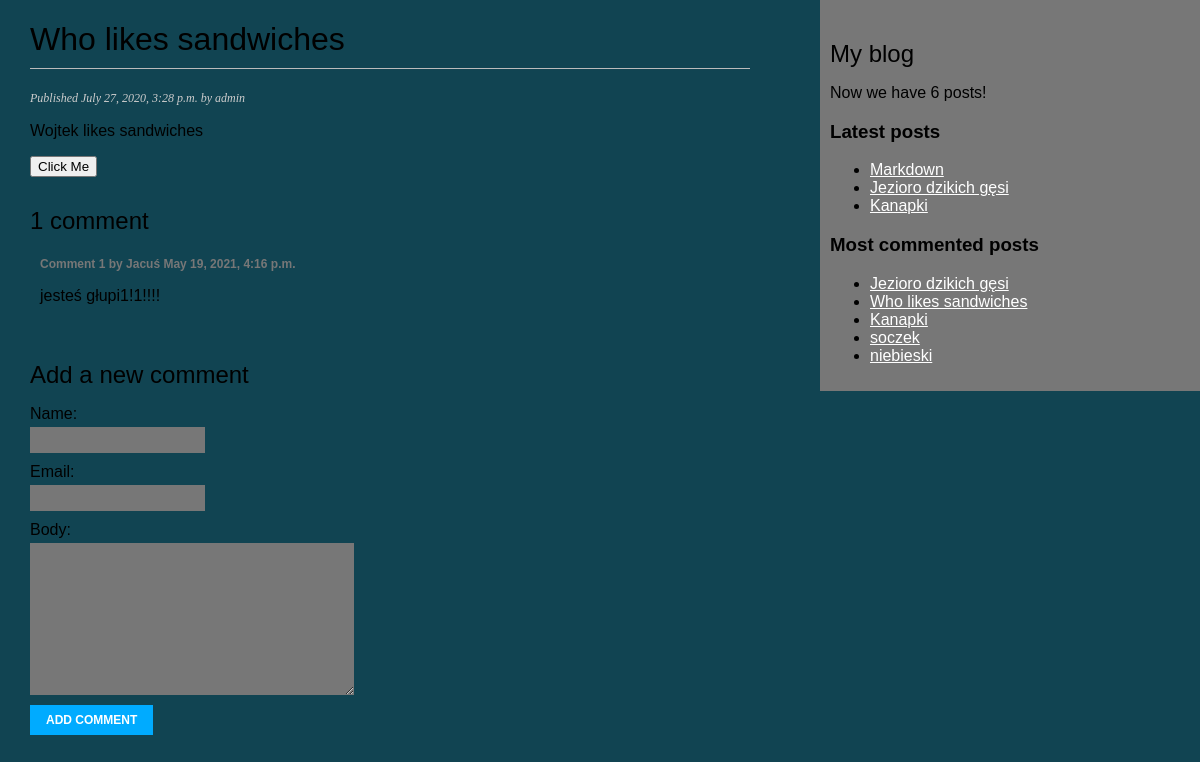
The app's page /blog/2020/7/27/who-likes-sandwiches/ with its own data.
### blog/models.py (models this page shows, shortened)
class Post(models.Model):
	STATUS_CHOICES = (
		('draft', 'Draft'),
		('published','Published'),)
	title = models.CharField(max_length=50)
	slug = models.SlugField(max_length=250, unique_for_date="publish")
	author = models.ForeignKey(User, on_delete=models.CASCADE, related_name = 'blog_posts')
	body = models.TextField()
	publish = models.DateTimeField(default=timezone.now)
	created = models.DateTimeField(auto_now_add=True)
	updated = models.DateTimeField(auto_now_add=True)
	status = models.CharField(max_length=10, choices=STATUS_CHOICES, default='draft')
	objects = models.Manager() # The default manager.
	published = PublishedManager() # Our custom manager.
	def get_absolute_url(self):
		return reverse('blog:post_detail',
			args=[self.publish.year,
			self.publish.month,
			self.publish.day,
			self.slug])

class Comment(models.Model):
	post = models.ForeignKey(Post,
							on_delete=models.CASCADE,
							related_name='comments')
	name = models.CharField(max_length=80)
	email = models.EmailField()
	body = models.TextField()
	created = models.DateTimeField(auto_now_add=True)
	updated = models.DateTimeField(auto_now=True)
	active = models.BooleanField(default=True)
	class Meta:
		ordering = ('created',)

### blog/views.py (the view)
def post_detail(request, year, month, day, post):
    post = get_object_or_404(Post,
        slug = post,
        status = 'published',   #str 27
        publish__year = year,
        publish__month = month,
        publish__day = day)
    sent = False
    if request.method == 'POST':
        form = EmailPostForm(request.POST)
        if form.is_valid():
            cd = form.cleaned_data
            post_url = request.build_absolute_uri(
                    post.get_absolute_url())
            subject = f"{cd['name']} recommends you read " \
                    f"{post.title}"
            message = f"Read {post.title} at {post_url}\n\n" \
                    f"{cd['name']}\'s comments: {cd['comments']}"
            send_mail(subject, message, 'admin@myblog.com',
                    [cd['to']])
            sent = True
    else:
        form = EmailPostForm()
    comments = post.comments.filter(active=True)
    new_comment = None
    if request.method == 'POST':
        comment_form = CommentForm(data=request.POST)
        if comment_form.is_valid():
            new_comment = comment_form.save(commit=False)
            new_comment.post = post
            new_comment.save()
    else:
        comment_form = CommentForm()
    return render(request, 'blog/post/detail.html', {'post': post,
                                                    'comments': comments,
                                                    'new_comment': new_comment,
                                                    'comment_form': comment_form,
                                                    'form': form})

### blog/forms.py
class CommentForm(forms.ModelForm):
	class Meta:
		model = Comment
		fields = ('name', 'email', 'body')

class EmailPostForm(forms.Form):
	name = forms.CharField(max_length=25)
	email = forms.EmailField()
	to = forms.EmailField()
	comments = forms.CharField(required=False,
						widget=forms.Textarea)

### blog/models.py (called while the page is built)
	def get_queryset(self):
		return super(PublishedManager,self).get_queryset()\
		.filter(status='published')  # \ oznacza przejscie do natepnego wiersza

### blog/templatetags/blog_tags.py (called while the page is built)
@register.simple_tag
def total_posts():
	return Post.published.count()

@register.inclusion_tag('blog/post/latest_posts.html')
def show_latest_posts(count=5):
	latest_posts = Post.published.order_by('-publish')[:count:]
	return {'latest_posts':latest_posts}

@register.simple_tag
def get_most_commented_posts(count=5):
	return Post.published.annotate(
	total_comments=Count('comments')).order_by(
					'-total_comments')[:count]

@register.filter(name='markdown')
def markdown_format(text):
	return mark_safe(markdown.markdown(text))

### blog/templates/blog/post/detail.html (shortened to what this page needs)
{% extends "blog/base.html" %}
{% load blog_tags %}
{% block content %}
	<h1>{{ post.title }}</h1>
	<p class="date">
		Published {{ post.publish }} by {{ post.author }}
	</p>
	{{ post.body|markdown }}
	<p>
	<button onclick="myFunction()">Click Me</button>
	{% with comments.count as total_comments %}
	<h2>
	{{ total_comments }} comment {{ total_comments|pluralize }}
	</h2>
	{% endwith %}
	{% for comment in comments %}
	<div class="comment">
	<p class="info">
	Comment {{ forloop.counter }} by {{ comment.name }}
	{{ comment.created }}
	</p>
	{{ comment.body|linebreaks }}
	</div>
	{% empty %}
	<p>There are no comments yet.</p>
	{% endfor %}
	{% if new_comment %}
	<h2>Your comment has been added.</h2>
	{% else %}
	<h2>Add a new comment</h2>
	<form method="post">
	{{ comment_form.as_p }}
	<p><input type="submit" value="Add comment"></p>
	</form>
	{% endif %}
{% endblock %}

### blog/templates/blog/base.html (shortened to what this page needs)
{% load blog_tags %}
<!DOCTYPE html>
<html>
<head>
	{% load static %}
	<link href="{% static "css/blog.css" %}" rel="stylesheet">
</head>
<body>
	<div id="content">
	{% block content %}
	{% endblock %}
	</div>
	<div id="sidebar">
		<h2>My blog</h2>
		<p>Now we have {% total_posts %} posts!</p>
		<h3>Latest posts</h3>
		{% show_latest_posts 3 %}
		<h3>Most commented posts</h3>
		{% get_most_commented_posts as most_commented_posts %}
		<ul>
		{% for post in most_commented_posts %}
		<li><a href="{{ post.get_absolute_url }}">{{ post.title }}</a></li>
		{% endfor %}
		</ul>
	</div>
</body>
</html>

### blog/templates/blog/post/latest_posts.html
<ul>
	{% for post in latest_posts %}
	<li>
		<a href="{{ post.get_absolute_url }}"> {{ post.title }} </a>
	</li>
	{% endfor %}
</ul>

### blog/static/css/blog.css (style rules this page uses)
body { background: #114452 !important; margin:0; padding:0; font-family:helvetica, sans-serif; }
a { color: #ffffff; text-decoration:underline; }
h1 { font-weight:normal; border-bottom:1px solid #bbb; padding:0 0 10px 0; }
h2 { font-weight:normal; margin:30px 0 0; }
#content { float:left; width:60%; padding:0 0 0 30px; }
#sidebar { float:right; width:30%; padding:10px; background:#777777; height:100%; }
p.date { color:#ccc; font-family: georgia, serif; font-size: 12px; font-style: italic; }
label { float:left; clear:both; color:#00000; margin-bottom:4px; }
input, textarea { clear:both; float:left; margin:0 0 10px; background:#777777; border:0; padding:6px 10px; font-size:12px; }
input[type=submit] { font-weight:bold; background:#00abff; color:#fff; padding:8px 16px; font-size:12px; text-transform:uppercase; }
.comment { padding:10px; }
.comment .info { font-weight:bold; font-size:12px; color:#777777; }

### records on screen
Post: title "Who likes sandwiches", publish "July 27, 2020, 3:28 p.m.", author "admin", body "Wojtek likes sandwiches"
Comment: name "Jacuś", created "May 19, 2021, 4:16 p.m.", body "jesteś głupi1!1!!!!"
Post: title "Markdown"
Post: title "Jezioro dzikich gęsi"
Post: title "Kanapki"
Post: title "soczek"
Post: title "niebieski"

### other values on screen
{{ total_comments }} "1"
